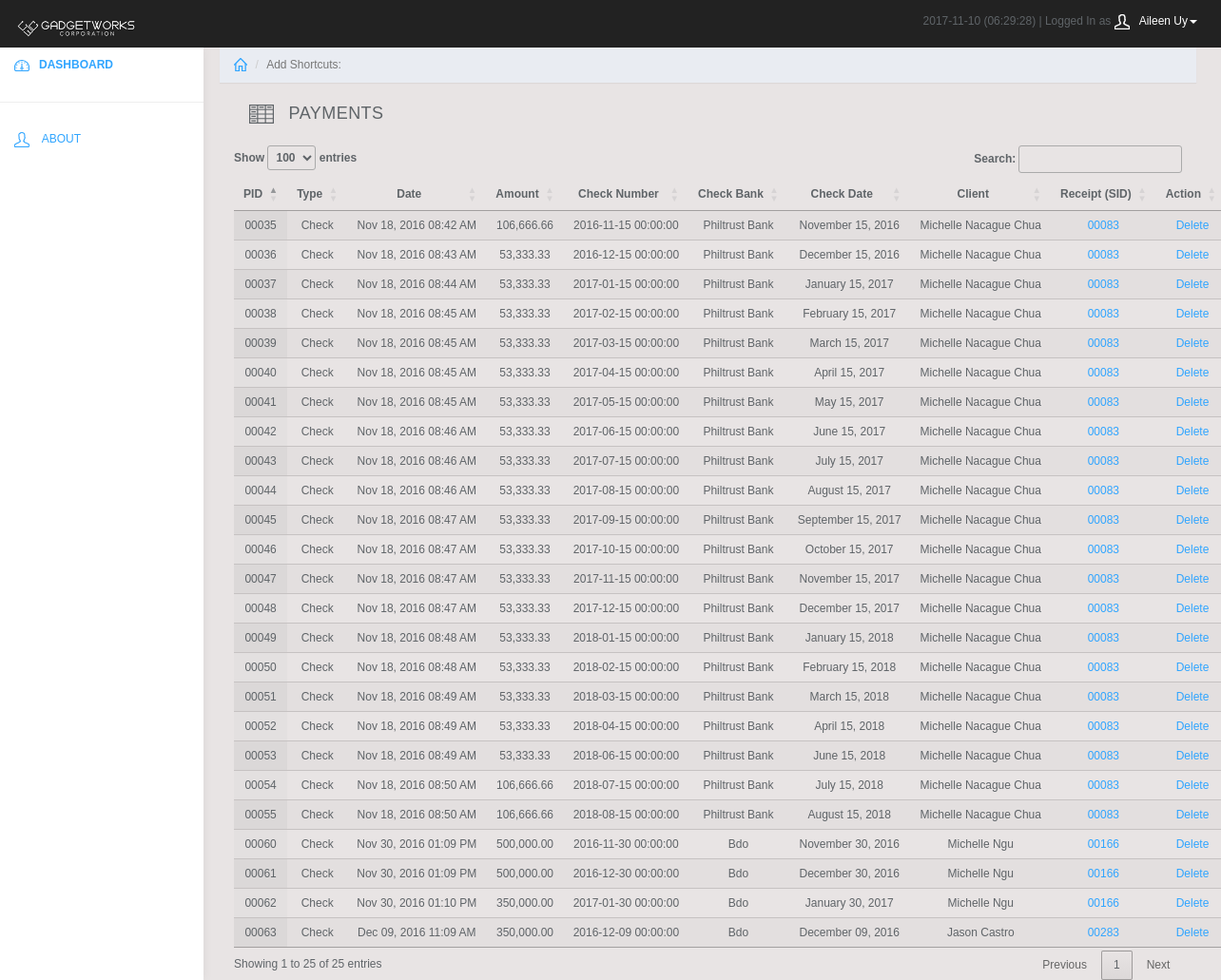
/branch/payments.php (signed in), run on the app's committed database.
### tables this page shows
CREATE TABLE `entity` (
  `ID` int(11) NOT NULL AUTO_INCREMENT,
  `Name` varchar(120) NOT NULL,
  `Address` varchar(225) NOT NULL,
  `Phone` varchar(120) NOT NULL,
  `Birthdate` datetime NOT NULL,
  `Username` varchar(120) NOT NULL,
  `Password` varchar(45) NOT NULL,
  `Level` int(11) NOT NULL,
  `Type` int(11) NOT NULL,
  `Mark` int(11) NOT NULL,
  PRIMARY KEY (`ID`)
);

CREATE TABLE `payment` (
  `ID` int(11) NOT NULL AUTO_INCREMENT,
  `Type` int(11) NOT NULL COMMENT '1 for cash, 2 for check',
  `Date` datetime NOT NULL,
  `Amount` decimal(10,2) NOT NULL,
  `CBank` varchar(60) NOT NULL,
  `CDate` datetime NOT NULL,
  `Client` int(11) NOT NULL,
  `SID` int(11) DEFAULT NULL,
  `Mark` int(11) NOT NULL,
  `CNum` varchar(60) DEFAULT NULL,
  PRIMARY KEY (`ID`)
);

### branch/payments.php (the view, shortened to what this page needs)
<html>
	<?php require_once("../resource/sections/branch_header.php"); ?>
	<body>
		<?php
			require_once("../resource/sections/branch_banner.php");
			require_once("../resource/sections/branch_menu.php");
		?>
		<link rel="stylesheet" type="text/css" href="https://cdn.datatables.net/1.10.11/css/jquery.dataTables.min.css"/>
		<link rel="stylesheet" type="text/css" href="https://cdn.datatables.net/responsive/2.0.2/css/responsive.dataTables.min.css"/>
		<div class="col-sm-9 col-sm-offset-3 col-lg-10 col-lg-offset-2 main">
		<?php require_once("../resource/sections/branch_shortcuts.php"); ?>
			<div>
				<div class="row" style="margin-left:1px;">
					<div class="panel-heading"><svg class="glyph stroked table"><use xlink:href="#stroked-table"/></svg>   PAYMENTS</div>
				</div>
				<div class="table-wrapper">
			        	<table id="patients" class="display responsive nowrap selecttable" cellspacing="0" width="100%">
						<?php
							require_once("../resource/database/hive.php");
							$result = mysqli_query($mysqli, "SELECT `ID`, `Type`, `Date`, `Amount`, `CBank`, `CDate`, (SELECT Name FROM entity WHERE entity.ID = `Client`), `Mark`, `SID` FROM payment WHERE Mark = 1");
							echo '<thead>';
							echo '<tr style="text-align:center;font-weight:bold;">';
							echo '<th style="width:8%;text-align:center;" data-priority="1">PID</th>';
							echo '<th style="width:10%;text-align:center;" data-priority="2">Type</th>';
							echo '<th style="width:10%;text-align:center;" data-priority="3">Date</th>';
							echo '<th style="width:10%;text-align:center;" data-priority="4">Amount</th>';
							echo '<th style="width:10%;text-align:center;" data-priority="4">Check Number</th>';
							echo '<th style="width:10%;text-align:center;" data-priority="5">Check Bank</th>';
							echo '<th style="width:10%;text-align:center;" data-priority="6">Check Date</th>';
							echo '<th style="width:10%;text-align:center;" data-priority="7">Client</th>';
							echo '<th style="width:10%;text-align:center;" data-priority="9">Receipt (SID)</th>';
							echo '<th style="width:10%;text-align:center;" data-priority="8">Action</th>';
							echo '</tr></thead><tbody>';
							for($i=0; $i < mysqli_num_rows($result); $i++)
							{
								echo '<tr style="text-align:center;">';
								$result->data_seek($i);
				    				$row = $result->fetch_row();
								echo '<td>'.sprintf('%05d', $row[0]).'</td>';
								if($row[1] == 1) echo "<td>Cash</td>";
								else if($row[1] == 2) echo "<td>Check</td>";
								echo '<td>'.date("M d, Y h:i A", strtotime($row[2])).'</td>';
								echo '<td>'.number_format($row[3],2).'</td>';
								echo '<td>'.ucwords(strtolower($row[5])).'</td>';
								echo '<td>'.ucwords(strtolower($row[4])).'</td>';
								if($row[5] != "0000-00-00 00:00:00") echo '<td>'.date("F d, Y", strtotime($row[5])).'</td>';
								else echo "<td>&nbsp</td>";
								echo '<td>'.ucwords(strtolower($row[6])).'</td>';
								echo '<td><a href="pdf-receipt.php?id='.$row[8].'" target="_blank">'.sprintf('%05d', $row[8]).'</a></td>';
								echo '<td><a href="payments.php?delete='.$row[0].'"><i class="fa fa-times-o" aria-hidden="true"></i> Delete</a></td>';
								echo '</tr>';
							}
						?>
						</tbody>
					</table>
				</div>
			</div>
		</div>
	</body>
</html>

### resource/sections/branch_banner.php (shortened to what this page needs)
<nav class="navbar navbar-inverse navbar-fixed-top" role="navigation">
		<div class="container-fluid">
			<div class="navbar-header">
				<a class="navbar-brand" href="index.php"><img src="/resource/images/gwbannerlogo2.png" height="30" alt="Banner Image"/></a>
				<ul class="user-menu">
					<li class="dropdown pull-right">
						<?php
							require_once("../resource/database/hive.php");
							$date_today = date("Y-m-d");
							$userID = $_SESSION['id'];
							$myname = mysqli_query($mysqli, "SELECT `Name` FROM `entity` WHERE `ID` = '$userID'");
							$myname = mysqli_fetch_row($myname);
							$userName = $myname[0];
							echo $date_today.' (<span id="clock"><script type="text/javascript">startclock();</script></span>) | Logged In as <a href="#" class="dropdown-toggle" data-toggle="dropdown"><svg class="glyph stroked male-user"><use xlink:href="#stroked-male-user"></use></svg>'.$userName.'<span class="caret"></span></a>
						<ul class="dropdown-menu" role="menu">
							<li><a href="#"><svg class="glyph stroked male-user"><use xlink:href="#stroked-male-user"></use></svg> Profile</a></li>
							<li><a href="about_profile.php"><svg class="glyph stroked gear"><use xlink:href="#stroked-gear"></use></svg> Settings</a></li>
							<li><a href="logout.php"><svg class="glyph stroked cancel"><use xlink:href="#stroked-cancel"></use></svg> Logout</a></li>
						</ul>';
						?>
					</li>
				</ul>
			</div>
		</div>
	</nav>

### branch/css/styles.css (style rules this page uses)
body { background: #f1f4f7; padding-top: 50px; color: #5f6468; }
a, a:hover, a:focus { color: #30a5ff; }
.navbar-header .navbar-brand { color: #fff; font-size: 16px; text-transform: uppercase; font-weight: 500; letter-spacing: 2px; }
.panel-heading { font-size: 18px; font-weight: 300; letter-spacing: 0.025em; height: 66px; line-height: 45px; }
.navbar { border: 0; }
.user-menu { display: inline-block; margin-top: 14px; margin-right: 10px; float: right; list-style: none; padding: 0; }
.user-menu a { color: #fff; }
@media (min-width: 768px) { .navbar-header { width: 100%; } }
.table { background: #fff; }
.sidebar .glyph, .user-menu .glyph { height: 16px; width: 16px; margin: 0 10px 0 0; stroke-width: 3px; }
.user-menu .glyph { stroke-width: 4px; }
.alert .glyph, .panel-heading .glyph { width: 26px; height: 26px; margin: 0 10px 0 0; stroke-width: 2px; }
.glyph.table { background: none; border: none; }

### resource/graphics/css/clinic_standard.css (style rules this page uses)
body { background:#E8E4E4; margin: 0px 2% 0px 2%; font-family: helvetica; font-size:12px; }
.table-wrapper { width:100%; font-size:12px; }
.selecttable { font-size:12px; margin-top:15px; }

### data on the page
entity: Name "Aileen Uy"
payment: ID "00035", Type "Check", Date "Nov 18, 2016 08:42 AM", Amount "106,666.66", CDate "2016-11-15 00:00:00", CBank "Philtrust Bank", CDate "November 15, 2016", row "Michelle Nacague Chua", SID "00083"
payment: ID "00036", Type "Check", Date "Nov 18, 2016 08:43 AM", Amount "53,333.33", CDate "2016-12-15 00:00:00", CBank "Philtrust Bank", CDate "December 15, 2016", row "Michelle Nacague Chua", SID "00083"
payment: ID "00037", Type "Check", Date "Nov 18, 2016 08:44 AM", Amount "53,333.33", CDate "2017-01-15 00:00:00", CBank "Philtrust Bank", CDate "January 15, 2017", row "Michelle Nacague Chua", SID "00083"
payment: ID "00038", Type "Check", Date "Nov 18, 2016 08:45 AM", Amount "53,333.33", CDate "2017-02-15 00:00:00", CBank "Philtrust Bank", CDate "February 15, 2017", row "Michelle Nacague Chua", SID "00083"
payment: ID "00039", Type "Check", Date "Nov 18, 2016 08:45 AM", Amount "53,333.33", CDate "2017-03-15 00:00:00", CBank "Philtrust Bank", CDate "March 15, 2017", row "Michelle Nacague Chua", SID "00083"
payment: ID "00040", Type "Check", Date "Nov 18, 2016 08:45 AM", Amount "53,333.33", CDate "2017-04-15 00:00:00", CBank "Philtrust Bank", CDate "April 15, 2017", row "Michelle Nacague Chua", SID "00083"
payment: ID "00041", Type "Check", Date "Nov 18, 2016 08:45 AM", Amount "53,333.33", CDate "2017-05-15 00:00:00", CBank "Philtrust Bank", CDate "May 15, 2017", row "Michelle Nacague Chua", SID "00083"
payment: ID "00042", Type "Check", Date "Nov 18, 2016 08:46 AM", Amount "53,333.33", CDate "2017-06-15 00:00:00", CBank "Philtrust Bank", CDate "June 15, 2017", row "Michelle Nacague Chua", SID "00083"
payment: ID "00043", Type "Check", Date "Nov 18, 2016 08:46 AM", Amount "53,333.33", CDate "2017-07-15 00:00:00", CBank "Philtrust Bank", CDate "July 15, 2017", row "Michelle Nacague Chua", SID "00083"
payment: ID "00044", Type "Check", Date "Nov 18, 2016 08:46 AM", Amount "53,333.33", CDate "2017-08-15 00:00:00", CBank "Philtrust Bank", CDate "August 15, 2017", row "Michelle Nacague Chua", SID "00083"
payment: ID "00045", Type "Check", Date "Nov 18, 2016 08:47 AM", Amount "53,333.33", CDate "2017-09-15 00:00:00", CBank "Philtrust Bank", CDate "September 15, 2017", row "Michelle Nacague Chua", SID "00083"
payment: ID "00046", Type "Check", Date "Nov 18, 2016 08:47 AM", Amount "53,333.33", CDate "2017-10-15 00:00:00", CBank "Philtrust Bank", CDate "October 15, 2017", row "Michelle Nacague Chua", SID "00083"
payment: ID "00047", Type "Check", Date "Nov 18, 2016 08:47 AM", Amount "53,333.33", CDate "2017-11-15 00:00:00", CBank "Philtrust Bank", CDate "November 15, 2017", row "Michelle Nacague Chua", SID "00083"
payment: ID "00048", Type "Check", Date "Nov 18, 2016 08:47 AM", Amount "53,333.33", CDate "2017-12-15 00:00:00", CBank "Philtrust Bank", CDate "December 15, 2017", row "Michelle Nacague Chua", SID "00083"
payment: ID "00049", Type "Check", Date "Nov 18, 2016 08:48 AM", Amount "53,333.33", CDate "2018-01-15 00:00:00", CBank "Philtrust Bank", CDate "January 15, 2018", row "Michelle Nacague Chua", SID "00083"
payment: ID "00050", Type "Check", Date "Nov 18, 2016 08:48 AM", Amount "53,333.33", CDate "2018-02-15 00:00:00", CBank "Philtrust Bank", CDate "February 15, 2018", row "Michelle Nacague Chua", SID "00083"
payment: ID "00051", Type "Check", Date "Nov 18, 2016 08:49 AM", Amount "53,333.33", CDate "2018-03-15 00:00:00", CBank "Philtrust Bank", CDate "March 15, 2018", row "Michelle Nacague Chua", SID "00083"
payment: ID "00052", Type "Check", Date "Nov 18, 2016 08:49 AM", Amount "53,333.33", CDate "2018-04-15 00:00:00", CBank "Philtrust Bank", CDate "April 15, 2018", row "Michelle Nacague Chua", SID "00083"
payment: ID "00053", Type "Check", Date "Nov 18, 2016 08:49 AM", Amount "53,333.33", CDate "2018-06-15 00:00:00", CBank "Philtrust Bank", CDate "June 15, 2018", row "Michelle Nacague Chua", SID "00083"
payment: ID "00054", Type "Check", Date "Nov 18, 2016 08:50 AM", Amount "106,666.66", CDate "2018-07-15 00:00:00", CBank "Philtrust Bank", CDate "July 15, 2018", row "Michelle Nacague Chua", SID "00083"
payment: ID "00055", Type "Check", Date "Nov 18, 2016 08:50 AM", Amount "106,666.66", CDate "2018-08-15 00:00:00", CBank "Philtrust Bank", CDate "August 15, 2018", row "Michelle Nacague Chua", SID "00083"
payment: ID "00060", Type "Check", Date "Nov 30, 2016 01:09 PM", Amount "500,000.00", CDate "2016-11-30 00:00:00", CBank "Bdo", CDate "November 30, 2016", row "Michelle Ngu", SID "00166"
payment: ID "00061", Type "Check", Date "Nov 30, 2016 01:09 PM", Amount "500,000.00", CDate "2016-12-30 00:00:00", CBank "Bdo", CDate "December 30, 2016", row "Michelle Ngu", SID "00166"
payment: ID "00062", Type "Check", Date "Nov 30, 2016 01:10 PM", Amount "350,000.00", CDate "2017-01-30 00:00:00", CBank "Bdo", CDate "January 30, 2017", row "Michelle Ngu", SID "00166"
payment: ID "00063", Type "Check", Date "Dec 09, 2016 11:09 AM", Amount "350,000.00", CDate "2016-12-09 00:00:00", CBank "Bdo", CDate "December 09, 2016", row "Jason Castro", SID "00283"
